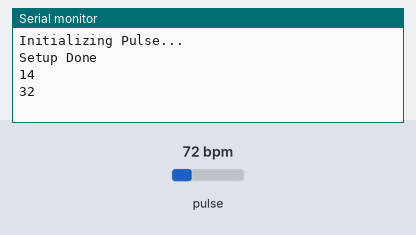
The sketch below on a simulated Arduino Mega 2560, built with avr-gcc and run on an emulated ATmega2560. Parts: the last lines printed to the serial monitor. The test bench sets the inputs (shaded band); at power-on: pulse 72 bpm.

Above: at 2.2 s.
2.3 s: pulse set to 42 bpm
At 3.7 s:
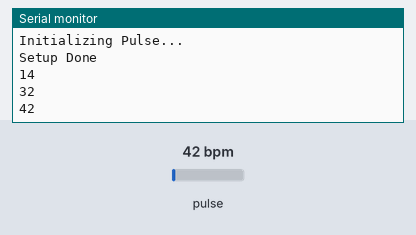
3.8 s: pulse set to 70 bpm
At 6.1 s:
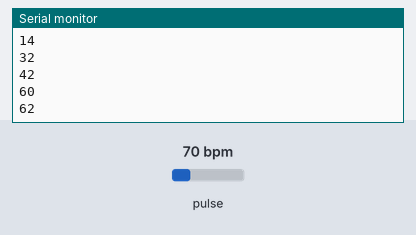
Timing chart, 0 to 7.6 s (numbered marks = the images above; inputs shaded):
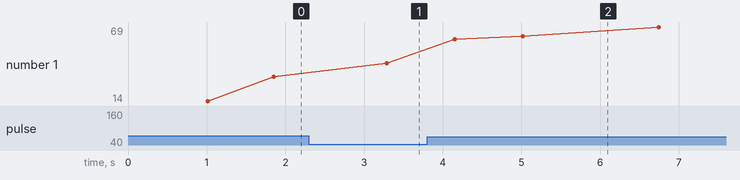

Measured:
- after the input at 2.3 s, the serial monitor: prints a new line after 0.99 s (image 1)
- after the input at 3.8 s, the serial monitor: prints a new line after 0.35 s (image 2)
- plotted number 1: 32 → 42 after the input at 2.3 s, 42 → 69 after the input at 3.8 s

The sketch:

Arduino_Pulse_HealthPositive.ino
```cpp
#include <Wire.h>
//#include <SeeedOLED.h>
#include "MAX30105.h"
#include "heartRate.h"

MAX30105 particleSensor;

const byte RATE_SIZE = 4; //Increase this for more averaging. 4 is good.
byte rates[RATE_SIZE]; //Array of heart rates
byte rateSpot = 0;
long lastBeat = 0; //Time at which the last beat occurred
boolean newData = false;

float beatsPerMinute;
int beatAvg = 0, beatAvg_prev = 0;
void setup() {
  Serial.begin(115200);
  Serial1.begin(115200);
//  initDisplay();
  initPulse();
  delay(1000);
  Serial.println("Setup Done");
}

void loop() {
  getPulseData();
  checkNewData();
  if (newData) {
    Serial.println(beatAvg);
    Serial1.print(beatAvg);
//    SeeedOled.clearDisplay();
//    SeeedOled.setTextXY(0, 0);
//    SeeedOled.putString("Pulse: ");
//    SeeedOled.setTextXY(0, 7);
//    SeeedOled.putNumber(beatAvg);
  }
}
```

Display.ino
```cpp
//void initDisplay() {
//  Serial.println("Initializing OLED...");
//  SeeedOled.init();  //initialze SEEED OLED display
//  SeeedOled.clearDisplay();          //clear the screen and set start position to top left corner
//  SeeedOled.setNormalDisplay();      //Set display to normal mode (i.e non-inverse mode)
//  SeeedOled.setPageMode();           //Set addressing mode to Page Mode
//  SeeedOled.setTextXY(0, 0);         //Set the cursor to Xth Page, Yth Column
//  SeeedOled.putString("     OXYGEN"); //Print the String
//  SeeedOled.setTextXY(2, 0);         //Set the cursor to Xth Page, Yth Column
//  SeeedOled.putString("       TO"); //Print the String
//  SeeedOled.setTextXY(4, 0);         //Set the cursor to Xth Page, Yth Column
//  SeeedOled.putString("   INNOVATION"); //Print the String
//  delay(2000);
//
//  SeeedOled.clearDisplay();
//}
```

Pulse.ino
```cpp
void initPulse() {
  Serial.println("Initializing Pulse...");
  if (!particleSensor.begin(Wire, I2C_SPEED_FAST)) {
    Serial.println("MAX30105 was not found. Please check wiring/power. ");
//    SeeedOled.clearDisplay();
//    SeeedOled.setTextXY(0, 0);
//    SeeedOled.putString("MAX30105 not found");
    while (1);
  }
  particleSensor.setup(); //Configure sensor with default settings
  particleSensor.setPulseAmplitudeRed(0x0A); //Turn Red LED to low to indicate sensor is running
  particleSensor.setPulseAmplitudeGreen(0); //Turn off Green LED
}

void getPulseData() {
  beatAvg_prev = beatAvg;
  long irValue = particleSensor.getIR();
  if (irValue < 50000) {
//    SeeedOled.setTextXY(2, 0);
//    SeeedOled.putString("PUT FINGER");
    Serial.println("Put finger");
  }
  //  Serial.print(irValue); Serial.print("\t");
  if (checkForBeat(irValue) == true)  {
    //We sensed a beat!
    long delta = millis() - lastBeat;
    lastBeat = millis();

    beatsPerMinute = 60 / (delta / 1000.0);

    if (beatsPerMinute < 255 && beatsPerMinute > 20)    {
      rates[rateSpot++] = (byte)beatsPerMinute; //Store this reading in the array
      rateSpot %= RATE_SIZE; //Wrap variable

      //Take average of readings
      beatAvg = 0;
      for (byte x = 0 ; x < RATE_SIZE ; x++)
        beatAvg += rates[x];
      beatAvg /= RATE_SIZE;
    }
  }
}

void checkNewData() {
  if (beatAvg == beatAvg_prev) {
    newData = false;
  }
  else {
    newData = true;
  }
}
```
